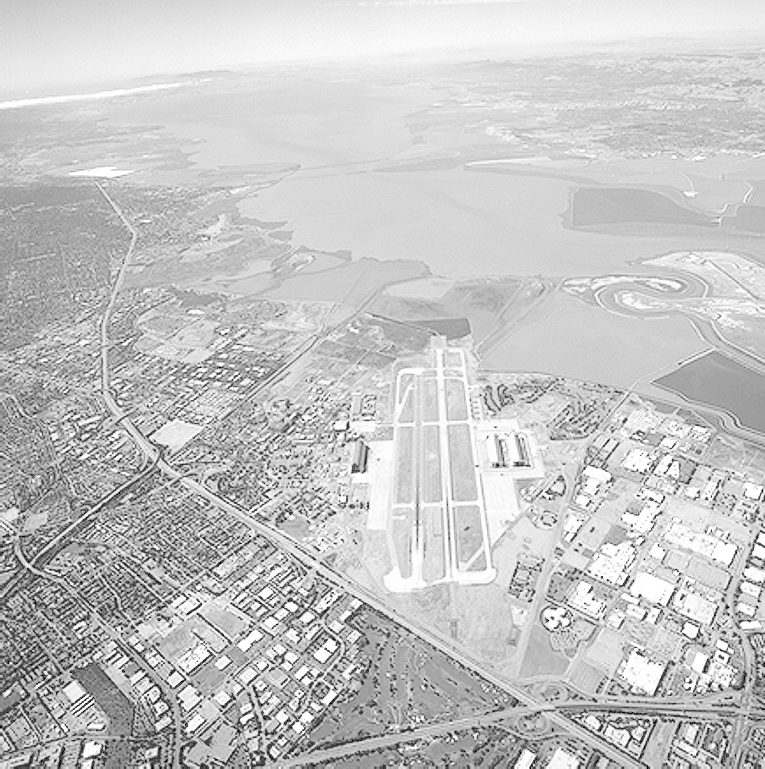
#> input picture Assignment 01/Q3/runway.png, 765 x 769 px
$ python Q3.py
#> lines starting #> are read from the running program, lines starting #| are printed output that depends on the picture
import cv2 as cv
import numpy as np
import matplotlib.pyplot as plt

# Load runway image
img = cv.imread('runway.png', cv.IMREAD_GRAYSCALE)
#> img is the input picture: shape (769, 765); min 0, max 255, mean 197.1
assert img is not None, "Image not found."

# Custom Histogram Equalization

def my_histeq(img: np.ndarray) -> np.ndarray:
    """
    Manually equalize the histogram of a uint8 grayscale image.

    Steps:
      1. Compute histogram (256 bins).
      2. Compute CDF from the histogram.
      3. Normalize CDF to create a lookup table [0, 255].
      4. Remap every pixel through the lookup table.
    """
    assert img.dtype == np.uint8, "Input must be uint8 grayscale."


    hist = np.zeros(256, dtype=np.int64)
    for val in img.ravel():
        hist[val] += 1
#> this loop made 588285 passes
#> val on passes 1 to 3: 199, 199, 199
#> after the loop, hist = 256 values, max 15137 at index 213, min 0 at index 1, mean 2298

    cdf = np.cumsum(hist)            # shape (256,)
#> cdf = 256 values from 875 to 588285


    cdf_min = cdf[cdf > 0].min()
#> cdf_min = 875
    N       = img.size
#> N = 588285

    lut = np.floor(
        (cdf - cdf_min) / (N - cdf_min) * 255
    ).clip(0, 255).astype(np.uint8)
#> lut = 256 values from 0 to 255

    lut[cdf == 0] = 0


    eq_img = lut[img]
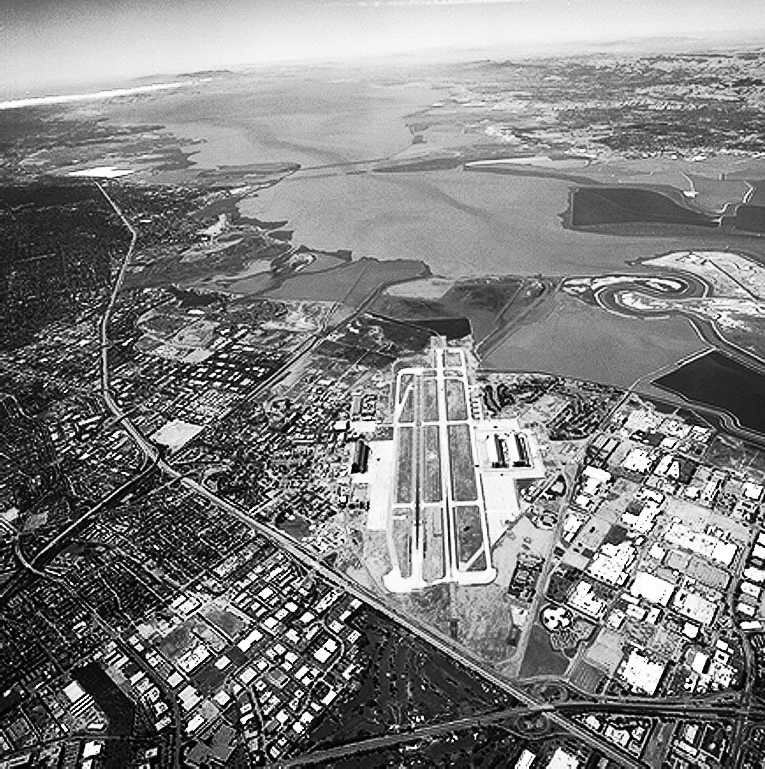
#> eq_img: shape (769, 765); min 0, max 255, mean 128.2
    return eq_img, hist, cdf, lut


eq_img, hist, cdf, lut = my_histeq(img)
#> cdf = 256 values from 875 to 588285; lut = 256 values from 0 to 255


eq_ref = cv.equalizeHist(img)

fig, axes = plt.subplots(3, 3, figsize=(15, 12))

# Row 0 – images
for ax, im, title in zip(axes[0],
                          [img, eq_img, eq_ref],
                          ['Original', 'My equalizeHist', 'cv.equalizeHist (ref)']):
    ax.imshow(im, cmap='gray', vmin=0, vmax=255)
    ax.set_title(title, fontsize=11)
    ax.axis('off')
#> this loop made 3 passes
#> title on passes 1 to 3: 'Original', 'My equalizeHist', 'cv.equalizeHist (ref)'

# Row 1 – histograms
bins = np.arange(256)
axes[1, 0].bar(bins, hist, color='steelblue', width=1)
axes[1, 0].set_title('Histogram – Original')
axes[1, 0].set_xlim(0, 255)

hist_eq, _ = np.histogram(eq_img, 256, [0, 256])
#> hist_eq = 256 values, max 15137 at index 153, min 0 at index 3, mean 2298
axes[1, 1].bar(bins, hist_eq, color='tomato', width=1)
axes[1, 1].set_title('Histogram – My equalizeHist')
axes[1, 1].set_xlim(0, 255)

hist_ref, _ = np.histogram(eq_ref, 256, [0, 256])
#> hist_ref = 256 values, max 15137 at index 154, min 0 at index 2, mean 2298
axes[1, 2].bar(bins, hist_ref, color='seagreen', width=1)
axes[1, 2].set_title('Histogram – cv.equalizeHist (ref)')
axes[1, 2].set_xlim(0, 255)

# Row 2 – CDF and LUT
axes[2, 0].plot(bins, cdf / cdf.max(), color='steelblue')
axes[2, 0].set_title('Normalized CDF')
axes[2, 0].set_xlim(0, 255)
axes[2, 0].set_xlabel('Intensity')

axes[2, 1].plot(bins, lut, color='tomato')
axes[2, 1].set_title('Lookup Table (LUT)')
axes[2, 1].set_xlim(0, 255)
axes[2, 1].set_xlabel('Input Intensity')
axes[2, 1].set_ylabel('Output Intensity')


diff = cv.absdiff(eq_img, eq_ref)
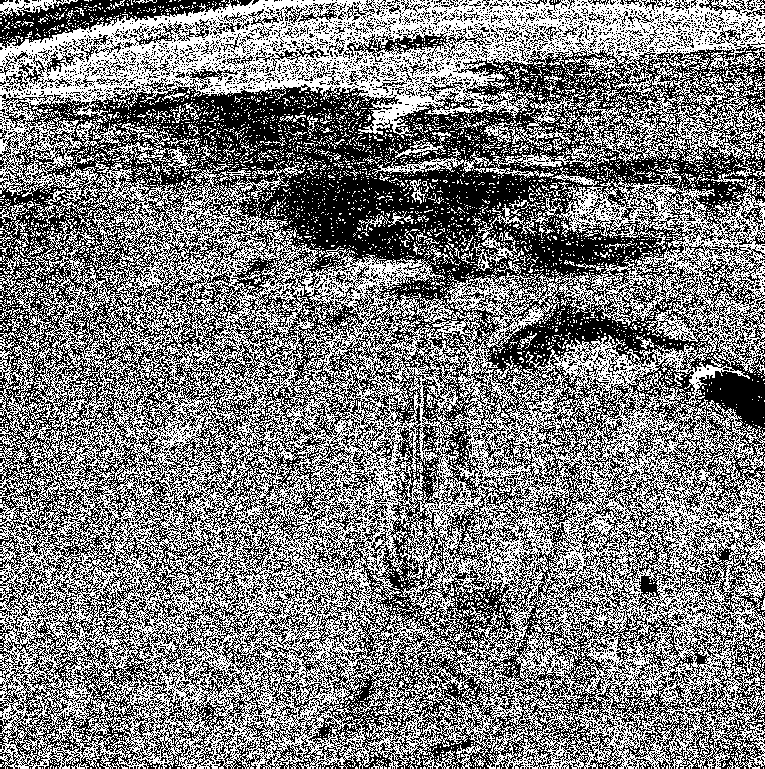
#> diff: shape (769, 765); values 0 (black) and 1 (white), 49% white in thin lines or dots
axes[2, 2].imshow(diff, cmap='hot')
axes[2, 2].set_title(f'Diff |mine − cv| (max={diff.max()})')
axes[2, 2].axis('off')


plt.tight_layout()
plt.savefig('q3_results.png', dpi=150)
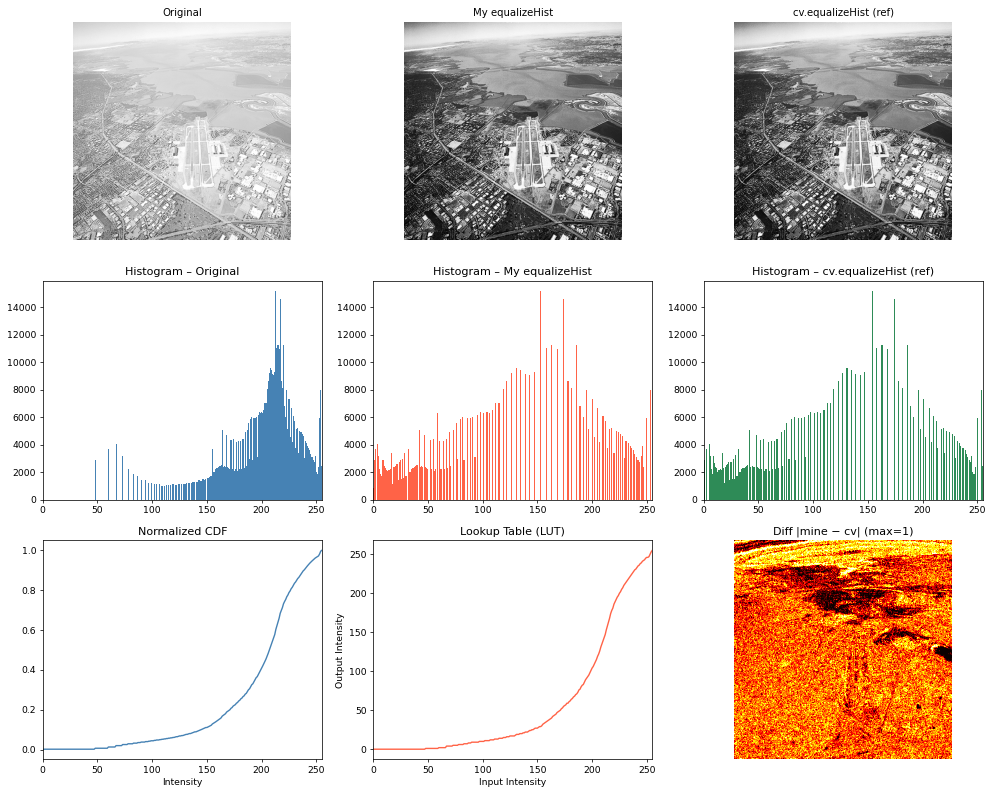
#> figure drawn by matplotlib, 9 panels; panel 4: tallest bar 15137 high, from x = 212.5 to 213.5; panel 5: tallest bar 15137 high, from x = 152.5 to 153.5; panel 6: tallest bar 15137 high, from x = 153.5 to 154.5; panel 7: curve peaks at x = 255, y = 1
plt.show()
